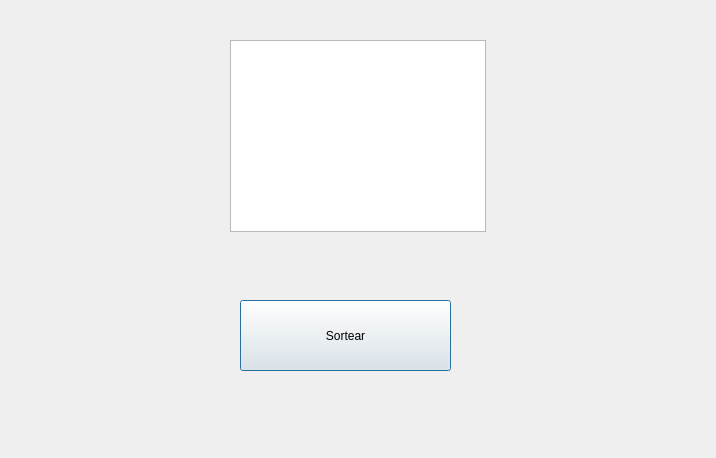
<?xml version="1.0" encoding="UTF-8"?>
<ui version="4.0">
 <class>Dialog</class>
 <widget class="QDialog" name="Dialog">
  <property name="geometry">
   <rect>
    <x>0</x>
    <y>0</y>
    <width>716</width>
    <height>458</height>
   </rect>
  </property>
  <property name="windowTitle">
   <string>Sorted</string>
  </property>
  <property name="windowOpacity">
   <double>1.000000000000000</double>
  </property>
  <property name="autoFillBackground">
   <bool>false</bool>
  </property>
  <widget class="QPushButton" name="pushButton">
   <property name="geometry">
    <rect>
     <x>240</x>
     <y>300</y>
     <width>211</width>
     <height>71</height>
    </rect>
   </property>
   <property name="text">
    <string>Sortear</string>
   </property>
  </widget>
  <widget class="QTextBrowser" name="textBrowser">
   <property name="geometry">
    <rect>
     <x>230</x>
     <y>40</y>
     <width>256</width>
     <height>192</height>
    </rect>
   </property>
  </widget>
 </widget>
 <resources/>
 <connections/>
</ui>
